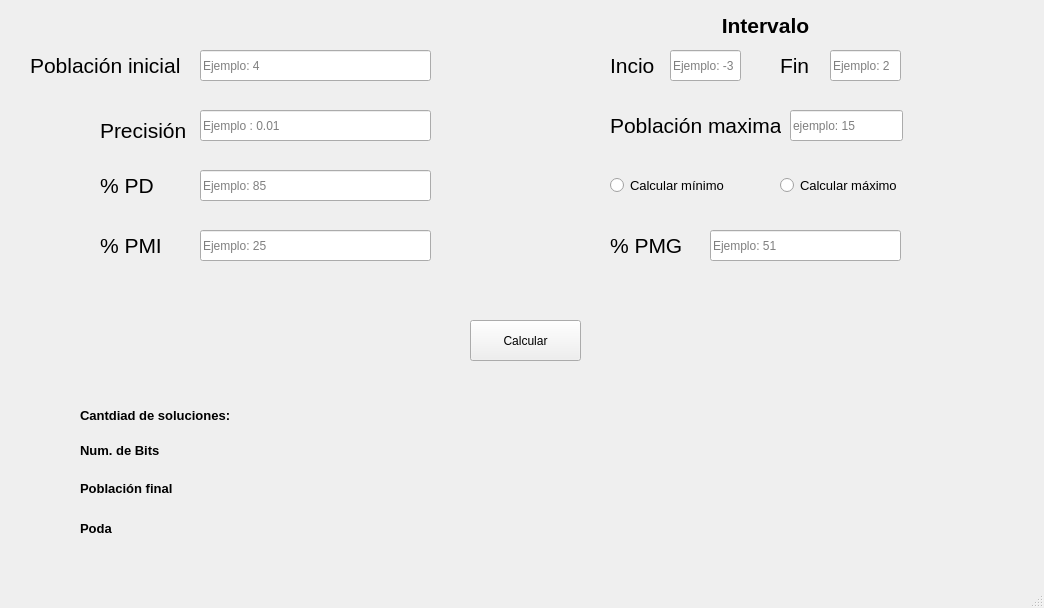
<?xml version="1.0" encoding="UTF-8"?>
<ui version="4.0">
 <class>MainWindow</class>
 <widget class="QMainWindow" name="MainWindow">
  <property name="geometry">
   <rect>
    <x>0</x>
    <y>0</y>
    <width>1044</width>
    <height>608</height>
   </rect>
  </property>
  <property name="windowTitle">
   <string>Algoritmos Geneticos</string>
  </property>
  <widget class="QWidget" name="centralwidget">
   <widget class="QLabel" name="label_2">
    <property name="geometry">
     <rect>
      <x>710</x>
      <y>10</y>
      <width>111</width>
      <height>31</height>
     </rect>
    </property>
    <property name="font">
     <font>
      <family>Arial</family>
      <pointsize>16</pointsize>
      <weight>75</weight>
      <bold>true</bold>
     </font>
    </property>
    <property name="cursor">
     <cursorShape>ArrowCursor</cursorShape>
    </property>
    <property name="text">
     <string>Intervalo</string>
    </property>
    <property name="alignment">
     <set>Qt::AlignCenter</set>
    </property>
   </widget>
   <widget class="QLabel" name="label_3">
    <property name="geometry">
     <rect>
      <x>100</x>
      <y>120</y>
      <width>91</width>
      <height>21</height>
     </rect>
    </property>
    <property name="font">
     <font>
      <family>Arial</family>
      <pointsize>16</pointsize>
     </font>
    </property>
    <property name="text">
     <string>Precisión</string>
    </property>
   </widget>
   <widget class="QLineEdit" name="preci">
    <property name="geometry">
     <rect>
      <x>200</x>
      <y>110</y>
      <width>231</width>
      <height>31</height>
     </rect>
    </property>
    <property name="placeholderText">
     <string>Ejemplo : 0.01</string>
    </property>
   </widget>
   <widget class="QLabel" name="label_4">
    <property name="geometry">
     <rect>
      <x>610</x>
      <y>50</y>
      <width>51</width>
      <height>31</height>
     </rect>
    </property>
    <property name="font">
     <font>
      <family>Arial</family>
      <pointsize>16</pointsize>
      <weight>50</weight>
      <bold>false</bold>
     </font>
    </property>
    <property name="cursor">
     <cursorShape>ArrowCursor</cursorShape>
    </property>
    <property name="text">
     <string>Incio</string>
    </property>
    <property name="alignment">
     <set>Qt::AlignLeading|Qt::AlignLeft|Qt::AlignVCenter</set>
    </property>
   </widget>
   <widget class="QLabel" name="label_5">
    <property name="geometry">
     <rect>
      <x>780</x>
      <y>50</y>
      <width>41</width>
      <height>31</height>
     </rect>
    </property>
    <property name="font">
     <font>
      <family>Arial</family>
      <pointsize>16</pointsize>
      <weight>50</weight>
      <bold>false</bold>
     </font>
    </property>
    <property name="cursor">
     <cursorShape>ArrowCursor</cursorShape>
    </property>
    <property name="text">
     <string>Fin</string>
    </property>
    <property name="alignment">
     <set>Qt::AlignLeading|Qt::AlignLeft|Qt::AlignVCenter</set>
    </property>
   </widget>
   <widget class="QLineEdit" name="inter_inicio">
    <property name="geometry">
     <rect>
      <x>670</x>
      <y>50</y>
      <width>71</width>
      <height>31</height>
     </rect>
    </property>
    <property name="placeholderText">
     <string>Ejemplo: -3</string>
    </property>
   </widget>
   <widget class="QLineEdit" name="inter_fin">
    <property name="geometry">
     <rect>
      <x>830</x>
      <y>50</y>
      <width>71</width>
      <height>31</height>
     </rect>
    </property>
    <property name="placeholderText">
     <string>Ejemplo: 2</string>
    </property>
   </widget>
   <widget class="QPushButton" name="btn_calcular">
    <property name="geometry">
     <rect>
      <x>470</x>
      <y>320</y>
      <width>111</width>
      <height>41</height>
     </rect>
    </property>
    <property name="layoutDirection">
     <enum>Qt::LeftToRight</enum>
    </property>
    <property name="text">
     <string>Calcular</string>
    </property>
   </widget>
   <widget class="QLabel" name="label_6">
    <property name="geometry">
     <rect>
      <x>80</x>
      <y>400</y>
      <width>151</width>
      <height>31</height>
     </rect>
    </property>
    <property name="font">
     <font>
      <family>Arial</family>
      <pointsize>10</pointsize>
      <weight>75</weight>
      <bold>true</bold>
     </font>
    </property>
    <property name="text">
     <string>Cantdiad de soluciones: </string>
    </property>
   </widget>
   <widget class="QLabel" name="label_7">
    <property name="geometry">
     <rect>
      <x>80</x>
      <y>440</y>
      <width>131</width>
      <height>21</height>
     </rect>
    </property>
    <property name="font">
     <font>
      <family>Arial</family>
      <pointsize>10</pointsize>
      <weight>75</weight>
      <bold>true</bold>
     </font>
    </property>
    <property name="text">
     <string>Num. de Bits</string>
    </property>
   </widget>
   <widget class="QLabel" name="soluciones">
    <property name="geometry">
     <rect>
      <x>250</x>
      <y>410</y>
      <width>101</width>
      <height>21</height>
     </rect>
    </property>
    <property name="font">
     <font>
      <family>Arial</family>
      <pointsize>10</pointsize>
     </font>
    </property>
    <property name="text">
     <string/>
    </property>
    <property name="alignment">
     <set>Qt::AlignCenter</set>
    </property>
   </widget>
   <widget class="QLabel" name="numBits">
    <property name="geometry">
     <rect>
      <x>250</x>
      <y>440</y>
      <width>91</width>
      <height>21</height>
     </rect>
    </property>
    <property name="font">
     <font>
      <family>Arial</family>
      <pointsize>10</pointsize>
     </font>
    </property>
    <property name="text">
     <string/>
    </property>
    <property name="alignment">
     <set>Qt::AlignCenter</set>
    </property>
   </widget>
   <widget class="QLineEdit" name="pMin">
    <property name="geometry">
     <rect>
      <x>200</x>
      <y>50</y>
      <width>231</width>
      <height>31</height>
     </rect>
    </property>
    <property name="placeholderText">
     <string>Ejemplo: 4</string>
    </property>
   </widget>
   <widget class="QLineEdit" name="pMax">
    <property name="geometry">
     <rect>
      <x>790</x>
      <y>110</y>
      <width>113</width>
      <height>31</height>
     </rect>
    </property>
    <property name="placeholderText">
     <string>ejemplo: 15</string>
    </property>
   </widget>
   <widget class="QLabel" name="label_8">
    <property name="geometry">
     <rect>
      <x>30</x>
      <y>50</y>
      <width>161</width>
      <height>31</height>
     </rect>
    </property>
    <property name="font">
     <font>
      <family>Arial</family>
      <pointsize>16</pointsize>
     </font>
    </property>
    <property name="text">
     <string>Población inicial</string>
    </property>
   </widget>
   <widget class="QLabel" name="label_9">
    <property name="geometry">
     <rect>
      <x>610</x>
      <y>110</y>
      <width>171</width>
      <height>31</height>
     </rect>
    </property>
    <property name="font">
     <font>
      <family>Arial</family>
      <pointsize>16</pointsize>
     </font>
    </property>
    <property name="text">
     <string>Población maxima</string>
    </property>
   </widget>
   <widget class="QRadioButton" name="radioMin">
    <property name="geometry">
     <rect>
      <x>610</x>
      <y>170</y>
      <width>121</width>
      <height>31</height>
     </rect>
    </property>
    <property name="font">
     <font>
      <family>Arial</family>
      <pointsize>10</pointsize>
     </font>
    </property>
    <property name="text">
     <string>Calcular mínimo</string>
    </property>
   </widget>
   <widget class="QRadioButton" name="radioMax">
    <property name="geometry">
     <rect>
      <x>780</x>
      <y>170</y>
      <width>121</width>
      <height>31</height>
     </rect>
    </property>
    <property name="font">
     <font>
      <family>Arial</family>
      <pointsize>10</pointsize>
     </font>
    </property>
    <property name="text">
     <string>Calcular máximo</string>
    </property>
   </widget>
   <widget class="QLabel" name="label_10">
    <property name="geometry">
     <rect>
      <x>100</x>
      <y>170</y>
      <width>91</width>
      <height>31</height>
     </rect>
    </property>
    <property name="font">
     <font>
      <family>Arial</family>
      <pointsize>16</pointsize>
     </font>
    </property>
    <property name="text">
     <string>% PD</string>
    </property>
   </widget>
   <widget class="QLabel" name="label_11">
    <property name="geometry">
     <rect>
      <x>100</x>
      <y>230</y>
      <width>91</width>
      <height>31</height>
     </rect>
    </property>
    <property name="font">
     <font>
      <family>Arial</family>
      <pointsize>16</pointsize>
     </font>
    </property>
    <property name="text">
     <string>% PMI</string>
    </property>
   </widget>
   <widget class="QLabel" name="label_12">
    <property name="geometry">
     <rect>
      <x>610</x>
      <y>230</y>
      <width>91</width>
      <height>31</height>
     </rect>
    </property>
    <property name="font">
     <font>
      <family>Arial</family>
      <pointsize>16</pointsize>
     </font>
    </property>
    <property name="text">
     <string>% PMG</string>
    </property>
   </widget>
   <widget class="QLineEdit" name="inputPMG">
    <property name="geometry">
     <rect>
      <x>710</x>
      <y>230</y>
      <width>191</width>
      <height>31</height>
     </rect>
    </property>
    <property name="placeholderText">
     <string>Ejemplo: 51</string>
    </property>
   </widget>
   <widget class="QLineEdit" name="inputPD">
    <property name="geometry">
     <rect>
      <x>200</x>
      <y>170</y>
      <width>231</width>
      <height>31</height>
     </rect>
    </property>
    <property name="placeholderText">
     <string>Ejemplo: 85</string>
    </property>
   </widget>
   <widget class="QLineEdit" name="inputPMI">
    <property name="geometry">
     <rect>
      <x>200</x>
      <y>230</y>
      <width>231</width>
      <height>31</height>
     </rect>
    </property>
    <property name="placeholderText">
     <string>Ejemplo: 25</string>
    </property>
   </widget>
   <widget class="QLabel" name="label">
    <property name="geometry">
     <rect>
      <x>80</x>
      <y>480</y>
      <width>101</width>
      <height>16</height>
     </rect>
    </property>
    <property name="font">
     <font>
      <family>Arial</family>
      <pointsize>10</pointsize>
      <weight>75</weight>
      <bold>true</bold>
     </font>
    </property>
    <property name="text">
     <string>Población final</string>
    </property>
   </widget>
   <widget class="QLabel" name="po_final">
    <property name="geometry">
     <rect>
      <x>250</x>
      <y>480</y>
      <width>91</width>
      <height>21</height>
     </rect>
    </property>
    <property name="font">
     <font>
      <family>Arial</family>
      <pointsize>10</pointsize>
     </font>
    </property>
    <property name="text">
     <string/>
    </property>
    <property name="alignment">
     <set>Qt::AlignCenter</set>
    </property>
   </widget>
   <widget class="QLabel" name="txt_poda">
    <property name="geometry">
     <rect>
      <x>250</x>
      <y>520</y>
      <width>91</width>
      <height>21</height>
     </rect>
    </property>
    <property name="font">
     <font>
      <family>Arial</family>
      <pointsize>10</pointsize>
     </font>
    </property>
    <property name="text">
     <string/>
    </property>
    <property name="alignment">
     <set>Qt::AlignCenter</set>
    </property>
   </widget>
   <widget class="QLabel" name="label_13">
    <property name="geometry">
     <rect>
      <x>80</x>
      <y>520</y>
      <width>101</width>
      <height>16</height>
     </rect>
    </property>
    <property name="font">
     <font>
      <family>Arial</family>
      <pointsize>10</pointsize>
      <weight>75</weight>
      <bold>true</bold>
     </font>
    </property>
    <property name="text">
     <string>Poda</string>
    </property>
   </widget>
  </widget>
  <widget class="QStatusBar" name="statusbar"/>
 </widget>
 <resources/>
 <connections/>
</ui>
